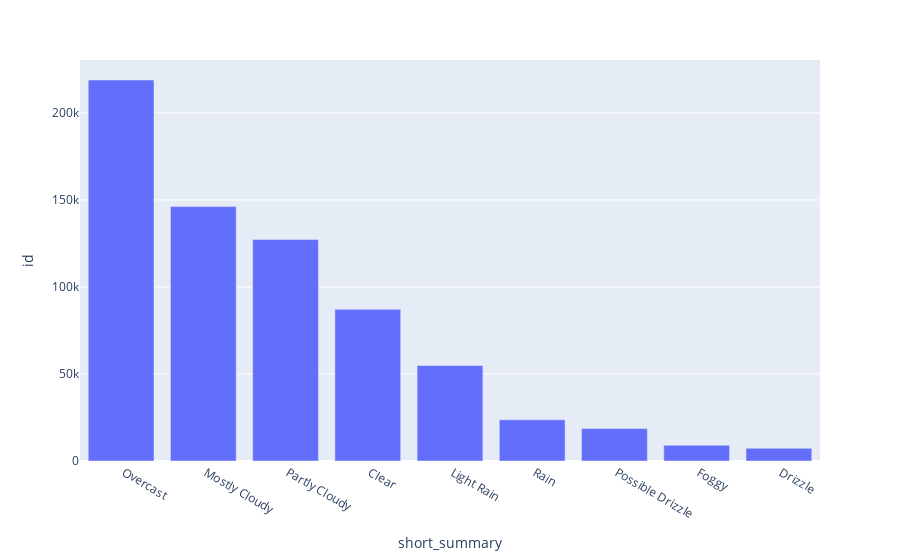

Notebook code cell kept with this figure:
### Markdown cell above
## Weather type

### Code cell
# groupby kolom short_summary yang berisikan tipe cuaca dengan total baris id
weather = df1.groupby('short_summary')['id'].count().sort_values(ascending=False).reset_index()

fig = px.bar(weather, x="short_summary", y="id", orientation='v')
fig.show()

# memperlihat isi variabel weather
weather

### Figure 1 — Plotly figure (JSON) as saved in the notebook; plotly's stock layout.template omitted (floating-point values rounded to 4 significant figures)
{"data": [{"alignmentgroup": "True", "hovertemplate": "short_summary=%{x}<br>id=%{y}<extra></extra>", "legendgroup": "", "marker": {"color": "#636efa", "pattern": {"shape": ""}}, "name": "", "offsetgroup": "", "orientation": "v", "showlegend": false, "textposition": "auto", "type": "bar", "x": [" Overcast ", " Mostly Cloudy ", " Partly Cloudy ", " Clear ", " Light Rain ", " Rain ", " Possible Drizzle ", " Foggy ", " Drizzle "], "xaxis": "x", "y": [218895, 146210, 127224, 87126, 54912, 23712, 18636, 9060, 7296], "yaxis": "y"}], "layout": {"barmode": "relative", "legend": {"tracegroupgap": 0}, "margin": {"t": 60}, "xaxis": {"anchor": "y", "domain": [0, 1], "title": {"text": "short_summary"}}, "yaxis": {"anchor": "x", "domain": [0, 1], "title": {"text": "id"}}}}
